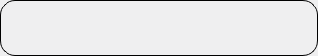
<?xml version="1.0" encoding="UTF-8"?>
<ui version="4.0">
 <class>TransfersSummaryWidget</class>
 <widget class="QWidget" name="TransfersSummaryWidget">
  <property name="geometry">
   <rect>
    <x>0</x>
    <y>0</y>
    <width>318</width>
    <height>56</height>
   </rect>
  </property>
  <property name="minimumSize">
   <size>
    <width>182</width>
    <height>28</height>
   </size>
  </property>
  <property name="mouseTracking">
   <bool>true</bool>
  </property>
  <property name="windowTitle">
   <string/>
  </property>
  <property name="styleSheet">
   <string notr="true">#TransfersSummaryWidget {
height: 28px;
width: 182px;
border: 1px;
border-style: solid;
border-radius: 15px;
background: #EFEFF0; /*colorToken.surface-2*/
}
#bpause
{
border: none
}
#bpause[state=&quot;pause&quot;]
{
qproperty-icon: url(:/images/themed/light/pause-circle.svg); /*replaceThemeToken*/
qproperty-iconSize: 16px 16px;
}
#bpause[state=&quot;resume&quot;]
{
qproperty-icon: url(:/images/themed/light/play-circle.svg); /*replaceThemeToken*/
qproperty-iconSize: 16px 16px;
}</string>
  </property>
  <layout class="QHBoxLayout" name="horizontalLayout">
   <property name="spacing">
    <number>0</number>
   </property>
   <property name="leftMargin">
    <number>2</number>
   </property>
   <property name="topMargin">
    <number>0</number>
   </property>
   <property name="rightMargin">
    <number>2</number>
   </property>
   <property name="bottomMargin">
    <number>0</number>
   </property>
   <item>
    <widget class="TransfersStatusWidget" name="bTransfersStatus" native="true">
     <property name="minimumSize">
      <size>
       <width>24</width>
       <height>24</height>
      </size>
     </property>
     <property name="maximumSize">
      <size>
       <width>24</width>
       <height>24</height>
      </size>
     </property>
     <property name="mouseTracking">
      <bool>true</bool>
     </property>
    </widget>
   </item>
   <item>
    <spacer name="horizontalSpacer">
     <property name="orientation">
      <enum>Qt::Horizontal</enum>
     </property>
     <property name="sizeHint" stdset="0">
      <size>
       <width>40</width>
       <height>20</height>
      </size>
     </property>
    </spacer>
   </item>
   <item>
    <widget class="QPushButton" name="bpause">
     <property name="sizePolicy">
      <sizepolicy hsizetype="Maximum" vsizetype="Maximum">
       <horstretch>0</horstretch>
       <verstretch>0</verstretch>
      </sizepolicy>
     </property>
     <property name="minimumSize">
      <size>
       <width>24</width>
       <height>24</height>
      </size>
     </property>
     <property name="maximumSize">
      <size>
       <width>24</width>
       <height>24</height>
      </size>
     </property>
     <property name="cursor">
      <cursorShape>PointingHandCursor</cursorShape>
     </property>
     <property name="mouseTracking">
      <bool>true</bool>
     </property>
     <property name="text">
      <string/>
     </property>
     <property name="icon">
      <iconset resource="../../../gui/Resources_common.qrc">
       <normaloff>:/images/pause.png</normaloff>:/images/pause.png</iconset>
     </property>
    </widget>
   </item>
  </layout>
 </widget>
 <customwidgets>
  <customwidget>
   <class>TransfersStatusWidget</class>
   <extends>QWidget</extends>
   <header>TransfersStatusWidget.h</header>
   <container>1</container>
  </customwidget>
 </customwidgets>
 <resources>
  <include location="../../../gui/Resources_common.qrc"/>
 </resources>
 <connections/>
</ui>
